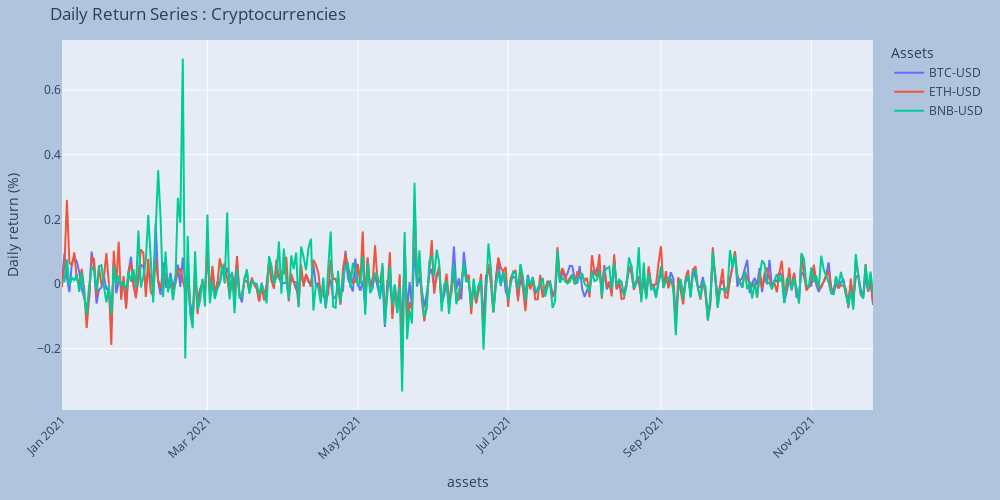
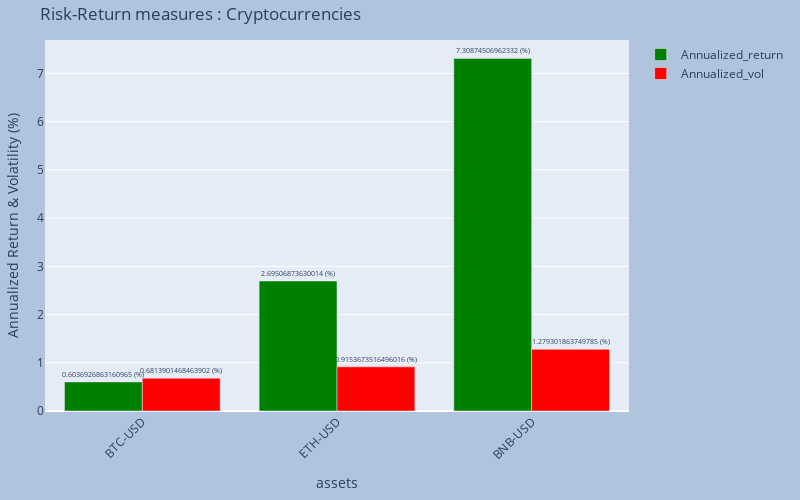
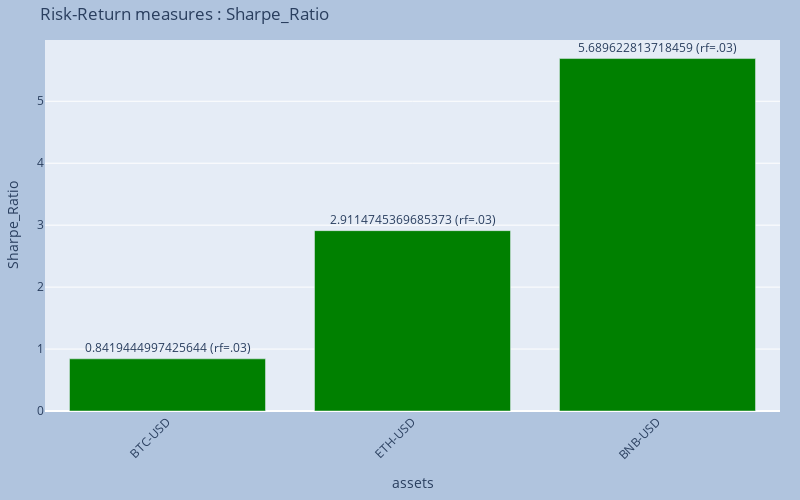

Notebook cell for these charts, in order:
### Markdown cell above
### visualization :

### Code cell
import RM_plot as rmp
rmp.Return_series_plot()
rmp.Return_vol_plot()
rmp.Sharpe_Ratio()

### Figure 1 — Plotly figure (JSON) as saved in the notebook; plotly's stock layout.template omitted (floating-point values rounded to 4 significant figures; data arrays with more than 128 entries replaced by an {"elided": "..."} marker saying what was removed)
{"data": [{"hovertemplate": "Assets=BTC-USD<br>asset=%{x}<br>value=%{y}<extra></extra>", "legendgroup": "BTC-USD", "line": {"color": "#636efa", "dash": "solid"}, "marker": {"symbol": "circle"}, "mode": "lines", "name": "BTC-USD", "orientation": "v", "showlegend": true, "type": "scatter", "x": {"elided": "330 str values"}, "xaxis": "x", "y": {"elided": "330 float values"}, "yaxis": "y"}, {"hovertemplate": "Assets=ETH-USD<br>asset=%{x}<br>value=%{y}<extra></extra>", "legendgroup": "ETH-USD", "line": {"color": "#EF553B", "dash": "solid"}, "marker": {"symbol": "circle"}, "mode": "lines", "name": "ETH-USD", "orientation": "v", "showlegend": true, "type": "scatter", "x": {"elided": "330 str values"}, "xaxis": "x", "y": {"elided": "330 float values"}, "yaxis": "y"}, {"hovertemplate": "Assets=BNB-USD<br>asset=%{x}<br>value=%{y}<extra></extra>", "legendgroup": "BNB-USD", "line": {"color": "#00cc96", "dash": "solid"}, "marker": {"symbol": "circle"}, "mode": "lines", "name": "BNB-USD", "orientation": "v", "showlegend": true, "type": "scatter", "x": {"elided": "330 str values"}, "xaxis": "x", "y": {"elided": "330 float values"}, "yaxis": "y"}], "layout": {"height": 500, "legend": {"title": {"text": "Assets"}, "tracegroupgap": 0}, "margin": {"b": 20, "l": 20, "r": 20, "t": 40}, "paper_bgcolor": "LightSteelBlue", "title": {"text": "Daily Return Series : Cryptocurrencies "}, "width": 1000, "xaxis": {"anchor": "y", "domain": [0, 1], "tickangle": -45, "title": {"text": "assets"}}, "yaxis": {"anchor": "x", "domain": [0, 1], "title": {"text": "Daily return (%)"}}}}

### Figure 2 — Plotly figure (JSON) as saved in the notebook; plotly's stock layout.template omitted (floating-point values rounded to 4 significant figures)
{"data": [{"marker": {"color": "green"}, "name": "Annualized_return", "text": [0.6037, 2.695, 7.309], "textposition": "outside", "texttemplate": "%{text:.2f%} (%)", "type": "bar", "x": ["BTC-USD", "ETH-USD", "BNB-USD"], "y": [0.6037, 2.695, 7.309]}, {"marker": {"color": "red"}, "name": "Annualized_vol", "text": [0.6814, 0.9154, 1.279], "textposition": "outside", "texttemplate": "%{text:.2f%} (%)", "type": "bar", "x": ["BTC-USD", "ETH-USD", "BNB-USD"], "y": [0.6814, 0.9154, 1.279]}], "layout": {"barmode": "group", "height": 500, "margin": {"b": 20, "l": 20, "r": 20, "t": 40}, "paper_bgcolor": "LightSteelBlue", "title": {"text": "Risk-Return measures : Cryptocurrencies "}, "width": 800, "xaxis": {"tickangle": -45, "title": {"text": "assets"}}, "yaxis": {"title": {"text": "Annualized Return & Volatility (%)"}}}}

### Figure 3 — Plotly figure (JSON) as saved in the notebook; plotly's stock layout.template omitted (floating-point values rounded to 4 significant figures)
{"data": [{"marker": {"color": "green"}, "name": "Sharpe_Ratio", "text": [0.8419, 2.911, 5.69], "textposition": "outside", "texttemplate": "%{text:.2f%} (rf=.03)", "type": "bar", "x": ["BTC-USD", "ETH-USD", "BNB-USD"], "y": [0.8419, 2.911, 5.69]}], "layout": {"barmode": "group", "height": 500, "margin": {"b": 20, "l": 20, "r": 20, "t": 40}, "paper_bgcolor": "LightSteelBlue", "title": {"text": "Risk-Return measures : Sharpe_Ratio  "}, "width": 800, "xaxis": {"tickangle": -45, "title": {"text": "assets"}}, "yaxis": {"title": {"text": "Sharpe_Ratio"}}}}
